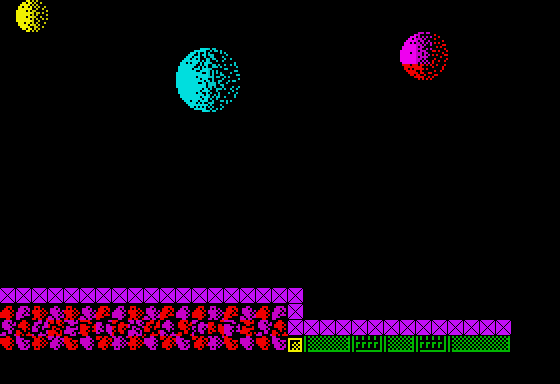

Below is a game level as drawn by its tile map, then a one-line description and the .tmx that defines it (tile-layer data replaced by summaries):
An orthogonal 35x24 tile map with 16x16 px tiles, 4 tile layers (Stars, Tile Layer 1, Tile Layer 2, Collision), 17 tilesets and 3 objects (vitorc, incubator, bubble_creator).

<map version="1.0" orientation="orthogonal" width="35" height="24" tilewidth="16" tileheight="16">
 <properties>
  <property name="background_color" value="#000000" />
  <property name="nextLevel" value="L01S07" />
 </properties>
 <tileset firstgid="1" name="tiles" tilewidth="16" tileheight="16">
  <image source="../images/tiles.gif" width="240" height="512" />
 </tileset>
 <tileset firstgid="481" name="metatiles" tilewidth="16" tileheight="16">
  <image source="../images/metatiles.gif" width="128" height="16" />
  <tile id="0">
   <properties>
    <property name="type" value="solid" />
   </properties>
  </tile>
 </tileset>
 <tileset firstgid="489" name="ship" tilewidth="176" tileheight="128">
  <image source="../images/ship.gif" width="176" height="128" />
 </tileset>
 <tileset firstgid="490" name="gate" tilewidth="176" tileheight="144">
  <image source="../images/gate.gif" width="176" height="144" />
 </tileset>
 <tileset firstgid="491" name="ship_fire" tilewidth="16" tileheight="32">
  <image source="../images/ship_fire.gif" width="48" height="128" />
 </tileset>
 <tileset firstgid="503" name="light" tilewidth="16" tileheight="16">
  <image source="../images/light.gif" width="128" height="32" />
 </tileset>
 <tileset firstgid="519" name="vitorc" tilewidth="48" tileheight="64">
  <image source="../images/vitorc.gif" width="528" height="64" />
 </tileset>
 <tileset firstgid="530" name="turret" tilewidth="96" tileheight="80">
  <image source="../images/turret.gif" width="96" height="80" />
 </tileset>
 <tileset firstgid="531" name="cocoon" tilewidth="80" tileheight="128">
  <image source="../images/cocoon.gif" width="80" height="128" />
 </tileset>
 <tileset firstgid="532" name="radar" tilewidth="80" tileheight="128">
  <image source="../images/radar.gif" width="80" height="128" />
 </tileset>
 <tileset firstgid="533" name="rocket" tilewidth="64" tileheight="96">
  <image source="../images/rocket.gif" width="64" height="96" />
 </tileset>
 <tileset firstgid="534" name="grenade_pack" tilewidth="32" tileheight="32">
  <image source="../images/grenade_pack.gif" width="32" height="32" />
 </tileset>
 <tileset firstgid="535" name="teleport" tilewidth="64" tileheight="96">
  <image source="../images/teleport.gif" width="512" height="96" />
 </tileset>
 <tileset firstgid="543" name="piston" tilewidth="48" tileheight="64">
  <image source="../images/piston.gif" width="48" height="64" />
 </tileset>
 <tileset firstgid="544" name="bubble" tilewidth="32" tileheight="32">
  <image source="../images/bubble.gif" width="96" height="192" />
 </tileset>
 <tileset firstgid="562" name="rocks" tilewidth="16" tileheight="16">
  <image source="../images/rocks.gif" width="512" height="48" />
 </tileset>
 <tileset firstgid="658" name="incubator" tilewidth="64" tileheight="96">
  <image source="../images/incubator.gif" width="64" height="96" />
 </tileset>
 <layer name="Stars" width="35" height="24">
  <data>[840 cells, 0 non-empty, 0 distinct tile ids]</data>
 </layer>
 <objectgroup name="Object Layer 3" width="35" height="24" />
 <layer name="Tile Layer 1" width="35" height="24">
  <data>[840 cells, 131 non-empty, 96 distinct tile ids]</data>
 </layer>
 <objectgroup color="#a41e0c" name="Object Layer 1" width="35" height="24">
  <object name="vitorc" gid="519" x="0" y="288" />
  <object name="incubator" gid="658" x="368" y="320" />
  <object name="bubble_creator" gid="544" x="512" y="64" />
 </objectgroup>
 <objectgroup name="Object Layer 2" width="35" height="24" />
 <layer name="Tile Layer 2" width="35" height="24">
  <data>[840 cells, 0 non-empty, 0 distinct tile ids]</data>
 </layer>
 <layer name="Collision" width="35" height="24">
  <data>[840 cells, 34 non-empty, 1 distinct tile ids]</data>
 </layer>
</map>
